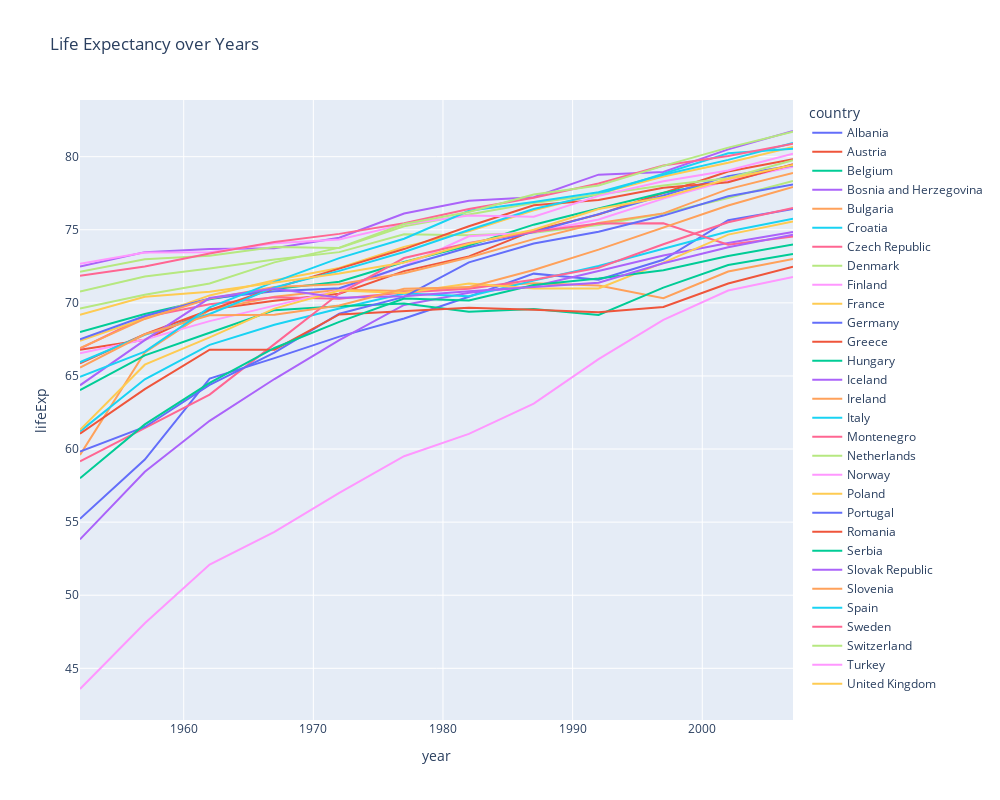

Notebook cell for this chart:
### Code cell
# Creating a line plot of Life Expectancy over the years for each continent
fig = px.line(df[df['continent'] == 'Europe'], x='year', y='lifeExp', 
              color='country', 
              line_group='country', 
              hover_name='country', 
              title='Life Expectancy over Years',
              height = 800, width = 1000)


fig.show()

### Figure 1 — Plotly figure (JSON) as saved in the notebook; plotly's stock layout.template omitted (floating-point values rounded to 4 significant figures)
{"data": [{"hovertemplate": "<b>%{hovertext}</b><br><br>country=Albania<br>year=%{x}<br>lifeExp=%{y}<extra></extra>", "hovertext": ["Albania", "Albania", "Albania", "Albania", "Albania", "Albania", "Albania", "Albania", "Albania", "Albania", "Albania", "Albania"], "legendgroup": "Albania", "line": {"color": "#636efa", "dash": "solid"}, "marker": {"symbol": "circle"}, "mode": "lines", "name": "Albania", "orientation": "v", "showlegend": true, "type": "scatter", "x": [1952, 1957, 1962, 1967, 1972, 1977, 1982, 1987, 1992, 1997, 2002, 2007], "xaxis": "x", "y": [55.23, 59.28, 64.82, 66.22, 67.69, 68.93, 70.42, 72.0, 71.58, 72.95, 75.65, 76.42], "yaxis": "y"}, {"hovertemplate": "<b>%{hovertext}</b><br><br>country=Austria<br>year=%{x}<br>lifeExp=%{y}<extra></extra>", "hovertext": ["Austria", "Austria", "Austria", "Austria", "Austria", "Austria", "Austria", "Austria", "Austria", "Austria", "Austria", "Austria"], "legendgroup": "Austria", "line": {"color": "#EF553B", "dash": "solid"}, "marker": {"symbol": "circle"}, "mode": "lines", "name": "Austria", "orientation": "v", "showlegend": true, "type": "scatter", "x": [1952, 1957, 1962, 1967, 1972, 1977, 1982, 1987, 1992, 1997, 2002, 2007], "xaxis": "x", "y": [66.8, 67.48, 69.54, 70.14, 70.63, 72.17, 73.18, 74.94, 76.04, 77.51, 78.98, 79.83], "yaxis": "y"}, {"hovertemplate": "<b>%{hovertext}</b><br><br>country=Belgium<br>year=%{x}<br>lifeExp=%{y}<extra></extra>", "hovertext": ["Belgium", "Belgium", "Belgium", "Belgium", "Belgium", "Belgium", "Belgium", "Belgium", "Belgium", "Belgium", "Belgium", "Belgium"], "legendgroup": "Belgium", "line": {"color": "#00cc96", "dash": "solid"}, "marker": {"symbol": "circle"}, "mode": "lines", "name": "Belgium", "orientation": "v", "showlegend": true, "type": "scatter", "x": [1952, 1957, 1962, 1967, 1972, 1977, 1982, 1987, 1992, 1997, 2002, 2007], "xaxis": "x", "y": [68.0, 69.24, 70.25, 70.94, 71.44, 72.8, 73.93, 75.35, 76.46, 77.53, 78.32, 79.44], "yaxis": "y"}, {"hovertemplate": "<b>%{hovertext}</b><br><br>country=Bosnia and Herzegovina<br>year=%{x}<br>lifeExp=%{y}<extra></extra>", "hovertext": ["Bosnia and Herzegovina", "Bosnia and Herzegovina", "Bosnia and Herzegovina", "Bosnia and Herzegovina", "Bosnia and Herzegovina", "Bosnia and Herzegovina", "Bosnia and Herzegovina", "Bosnia and Herzegovina", "Bosnia and Herzegovina", "Bosnia and Herzegovina", "Bosnia and Herzegovina", "Bosnia and Herzegovina"], "legendgroup": "Bosnia and Herzegovina", "line": {"color": "#ab63fa", "dash": "solid"}, "marker": {"symbol": "circle"}, "mode": "lines", "name": "Bosnia and Herzegovina", "orientation": "v", "showlegend": true, "type": "scatter", "x": [1952, 1957, 1962, 1967, 1972, 1977, 1982, 1987, 1992, 1997, 2002, 2007], "xaxis": "x", "y": [53.82, 58.45, 61.93, 64.79, 67.45, 69.86, 70.69, 71.14, 72.18, 73.24, 74.09, 74.85], "yaxis": "y"}, {"hovertemplate": "<b>%{hovertext}</b><br><br>country=Bulgaria<br>year=%{x}<br>lifeExp=%{y}<extra></extra>", "hovertext": ["Bulgaria", "Bulgaria", "Bulgaria", "Bulgaria", "Bulgaria", "Bulgaria", "Bulgaria", "Bulgaria", "Bulgaria", "Bulgaria", "Bulgaria", "Bulgaria"], "legendgroup": "Bulgaria", "line": {"color": "#FFA15A", "dash": "solid"}, "marker": {"symbol": "circle"}, "mode": "lines", "name": "Bulgaria", "orientation": "v", "showlegend": true, "type": "scatter", "x": [1952, 1957, 1962, 1967, 1972, 1977, 1982, 1987, 1992, 1997, 2002, 2007], "xaxis": "x", "y": [59.6, 66.61, 69.51, 70.42, 70.9, 70.81, 71.08, 71.34, 71.19, 70.32, 72.14, 73.0], "yaxis": "y"}, {"hovertemplate": "<b>%{hovertext}</b><br><br>country=Croatia<br>year=%{x}<br>lifeExp=%{y}<extra></extra>", "hovertext": ["Croatia", "Croatia", "Croatia", "Croatia", "Croatia", "Croatia", "Croatia", "Croatia", "Croatia", "Croatia", "Croatia", "Croatia"], "legendgroup": "Croatia", "line": {"color": "#19d3f3", "dash": "solid"}, "marker": {"symbol": "circle"}, "mode": "lines", "name": "Croatia", "orientation": "v", "showlegend": true, "type": "scatter", "x": [1952, 1957, 1962, 1967, 1972, 1977, 1982, 1987, 1992, 1997, 2002, 2007], "xaxis": "x", "y": [61.21, 64.77, 67.13, 68.5, 69.61, 70.64, 70.46, 71.52, 72.53, 73.68, 74.88, 75.75], "yaxis": "y"}, {"hovertemplate": "<b>%{hovertext}</b><br><br>country=Czech Republic<br>year=%{x}<br>lifeExp=%{y}<extra></extra>", "hovertext": ["Czech Republic", "Czech Republic", "Czech Republic", "Czech Republic", "Czech Republic", "Czech Republic", "Czech Republic", "Czech Republic", "Czech Republic", "Czech Republic", "Czech Republic", "Czech Republic"], "legendgroup": "Czech Republic", "line": {"color": "#FF6692", "dash": "solid"}, "marker": {"symbol": "circle"}, "mode": "lines", "name": "Czech Republic", "orientation": "v", "showlegend": true, "type": "scatter", "x": [1952, 1957, 1962, 1967, 1972, 1977, 1982, 1987, 1992, 1997, 2002, 2007], "xaxis": "x", "y": [66.87, 69.03, 69.9, 70.38, 70.29, 70.71, 70.96, 71.58, 72.4, 74.01, 75.51, 76.49], "yaxis": "y"}, {"hovertemplate": "<b>%{hovertext}</b><br><br>country=Denmark<br>year=%{x}<br>lifeExp=%{y}<extra></extra>", "hovertext": ["Denmark", "Denmark", "Denmark", "Denmark", "Denmark", "Denmark", "Denmark", "Denmark", "Denmark", "Denmark", "Denmark", "Denmark"], "legendgroup": "Denmark", "line": {"color": "#B6E880", "dash": "solid"}, "marker": {"symbol": "circle"}, "mode": "lines", "name": "Denmark", "orientation": "v", "showlegend": true, "type": "scatter", "x": [1952, 1957, 1962, 1967, 1972, 1977, 1982, 1987, 1992, 1997, 2002, 2007], "xaxis": "x", "y": [70.78, 71.81, 72.35, 72.96, 73.47, 74.69, 74.63, 74.8, 75.33, 76.11, 77.18, 78.33], "yaxis": "y"}, {"hovertemplate": "<b>%{hovertext}</b><br><br>country=Finland<br>year=%{x}<br>lifeExp=%{y}<extra></extra>", "hovertext": ["Finland", "Finland", "Finland", "Finland", "Finland", "Finland", "Finland", "Finland", "Finland", "Finland", "Finland", "Finland"], "legendgroup": "Finland", "line": {"color": "#FF97FF", "dash": "solid"}, "marker": {"symbol": "circle"}, "mode": "lines", "name": "Finland", "orientation": "v", "showlegend": true, "type": "scatter", "x": [1952, 1957, 1962, 1967, 1972, 1977, 1982, 1987, 1992, 1997, 2002, 2007], "xaxis": "x", "y": [66.55, 67.49, 68.75, 69.83, 70.87, 72.52, 74.55, 74.83, 75.7, 77.13, 78.37, 79.31], "yaxis": "y"}, {"hovertemplate": "<b>%{hovertext}</b><br><br>country=France<br>year=%{x}<br>lifeExp=%{y}<extra></extra>", "hovertext": ["France", "France", "France", "France", "France", "France", "France", "France", "France", "France", "France", "France"], "legendgroup": "France", "line": {"color": "#FECB52", "dash": "solid"}, "marker": {"symbol": "circle"}, "mode": "lines", "name": "France", "orientation": "v", "showlegend": true, "type": "scatter", "x": [1952, 1957, 1962, 1967, 1972, 1977, 1982, 1987, 1992, 1997, 2002, 2007], "xaxis": "x", "y": [67.41, 68.93, 70.51, 71.55, 72.38, 73.83, 74.89, 76.34, 77.46, 78.64, 79.59, 80.66], "yaxis": "y"}, {"hovertemplate": "<b>%{hovertext}</b><br><br>country=Germany<br>year=%{x}<br>lifeExp=%{y}<extra></extra>", "hovertext": ["Germany", "Germany", "Germany", "Germany", "Germany", "Germany", "Germany", "Germany", "Germany", "Germany", "Germany", "Germany"], "legendgroup": "Germany", "line": {"color": "#636efa", "dash": "solid"}, "marker": {"symbol": "circle"}, "mode": "lines", "name": "Germany", "orientation": "v", "showlegend": true, "type": "scatter", "x": [1952, 1957, 1962, 1967, 1972, 1977, 1982, 1987, 1992, 1997, 2002, 2007], "xaxis": "x", "y": [67.5, 69.1, 70.3, 70.8, 71.0, 72.5, 73.8, 74.85, 76.07, 77.34, 78.67, 79.41], "yaxis": "y"}, {"hovertemplate": "<b>%{hovertext}</b><br><br>country=Greece<br>year=%{x}<br>lifeExp=%{y}<extra></extra>", "hovertext": ["Greece", "Greece", "Greece", "Greece", "Greece", "Greece", "Greece", "Greece", "Greece", "Greece", "Greece", "Greece"], "legendgroup": "Greece", "line": {"color": "#EF553B", "dash": "solid"}, "marker": {"symbol": "circle"}, "mode": "lines", "name": "Greece", "orientation": "v", "showlegend": true, "type": "scatter", "x": [1952, 1957, 1962, 1967, 1972, 1977, 1982, 1987, 1992, 1997, 2002, 2007], "xaxis": "x", "y": [65.86, 67.86, 69.51, 71.0, 72.34, 73.68, 75.24, 76.67, 77.03, 77.87, 78.26, 79.48], "yaxis": "y"}, {"hovertemplate": "<b>%{hovertext}</b><br><br>country=Hungary<br>year=%{x}<br>lifeExp=%{y}<extra></extra>", "hovertext": ["Hungary", "Hungary", "Hungary", "Hungary", "Hungary", "Hungary", "Hungary", "Hungary", "Hungary", "Hungary", "Hungary", "Hungary"], "legendgroup": "Hungary", "line": {"color": "#00cc96", "dash": "solid"}, "marker": {"symbol": "circle"}, "mode": "lines", "name": "Hungary", "orientation": "v", "showlegend": true, "type": "scatter", "x": [1952, 1957, 1962, 1967, 1972, 1977, 1982, 1987, 1992, 1997, 2002, 2007], "xaxis": "x", "y": [64.03, 66.41, 67.96, 69.5, 69.76, 69.95, 69.39, 69.58, 69.17, 71.04, 72.59, 73.34], "yaxis": "y"}, {"hovertemplate": "<b>%{hovertext}</b><br><br>country=Iceland<br>year=%{x}<br>lifeExp=%{y}<extra></extra>", "hovertext": ["Iceland", "Iceland", "Iceland", "Iceland", "Iceland", "Iceland", "Iceland", "Iceland", "Iceland", "Iceland", "Iceland", "Iceland"], "legendgroup": "Iceland", "line": {"color": "#ab63fa", "dash": "solid"}, "marker": {"symbol": "circle"}, "mode": "lines", "name": "Iceland", "orientation": "v", "showlegend": true, "type": "scatter", "x": [1952, 1957, 1962, 1967, 1972, 1977, 1982, 1987, 1992, 1997, 2002, 2007], "xaxis": "x", "y": [72.49, 73.47, 73.68, 73.73, 74.46, 76.11, 76.99, 77.23, 78.77, 78.95, 80.5, 81.76], "yaxis": "y"}, {"hovertemplate": "<b>%{hovertext}</b><br><br>country=Ireland<br>year=%{x}<br>lifeExp=%{y}<extra></extra>", "hovertext": ["Ireland", "Ireland", "Ireland", "Ireland", "Ireland", "Ireland", "Ireland", "Ireland", "Ireland", "Ireland", "Ireland", "Ireland"], "legendgroup": "Ireland", "line": {"color": "#FFA15A", "dash": "solid"}, "marker": {"symbol": "circle"}, "mode": "lines", "name": "Ireland", "orientation": "v", "showlegend": true, "type": "scatter", "x": [1952, 1957, 1962, 1967, 1972, 1977, 1982, 1987, 1992, 1997, 2002, 2007], "xaxis": "x", "y": [66.91, 68.9, 70.29, 71.08, 71.28, 72.03, 73.1, 74.36, 75.47, 76.12, 77.78, 78.89], "yaxis": "y"}, {"hovertemplate": "<b>%{hovertext}</b><br><br>country=Italy<br>year=%{x}<br>lifeExp=%{y}<extra></extra>", "hovertext": ["Italy", "Italy", "Italy", "Italy", "Italy", "Italy", "Italy", "Italy", "Italy", "Italy", "Italy", "Italy"], "legendgroup": "Italy", "line": {"color": "#19d3f3", "dash": "solid"}, "marker": {"symbol": "circle"}, "mode": "lines", "name": "Italy", "orientation": "v", "showlegend": true, "type": "scatter", "x": [1952, 1957, 1962, 1967, 1972, 1977, 1982, 1987, 1992, 1997, 2002, 2007], "xaxis": "x", "y": [65.94, 67.81, 69.24, 71.06, 72.19, 73.48, 74.98, 76.42, 77.44, 78.82, 80.24, 80.55], "yaxis": "y"}, {"hovertemplate": "<b>%{hovertext}</b><br><br>country=Montenegro<br>year=%{x}<br>lifeExp=%{y}<extra></extra>", "hovertext": ["Montenegro", "Montenegro", "Montenegro", "Montenegro", "Montenegro", "Montenegro", "Montenegro", "Montenegro", "Montenegro", "Montenegro", "Montenegro", "Montenegro"], "legendgroup": "Montenegro", "line": {"color": "#FF6692", "dash": "solid"}, "marker": {"symbol": "circle"}, "mode": "lines", "name": "Montenegro", "orientation": "v", "showlegend": true, "type": "scatter", "x": [1952, 1957, 1962, 1967, 1972, 1977, 1982, 1987, 1992, 1997, 2002, 2007], "xaxis": "x", "y": [59.16, 61.45, 63.73, 67.18, 70.64, 73.07, 74.1, 74.86, 75.44, 75.44, 73.98, 74.54], "yaxis": "y"}, {"hovertemplate": "<b>%{hovertext}</b><br><br>country=Netherlands<br>year=%{x}<br>lifeExp=%{y}<extra></extra>", "hovertext": ["Netherlands", "Netherlands", "Netherlands", "Netherlands", "Netherlands", "Netherlands", "Netherlands", "Netherlands", "Netherlands", "Netherlands", "Netherlands", "Netherlands"], "legendgroup": "Netherlands", "line": {"color": "#B6E880", "dash": "solid"}, "marker": {"symbol": "circle"}, "mode": "lines", "name": "Netherlands", "orientation": "v", "showlegend": true, "type": "scatter", "x": [1952, 1957, 1962, 1967, 1972, 1977, 1982, 1987, 1992, 1997, 2002, 2007], "xaxis": "x", "y": [72.13, 72.99, 73.23, 73.82, 73.75, 75.24, 76.05, 76.83, 77.42, 78.03, 78.53, 79.76], "yaxis": "y"}, {"hovertemplate": "<b>%{hovertext}</b><br><br>country=Norway<br>year=%{x}<br>lifeExp=%{y}<extra></extra>", "hovertext": ["Norway", "Norway", "Norway", "Norway", "Norway", "Norway", "Norway", "Norway", "Norway", "Norway", "Norway", "Norway"], "legendgroup": "Norway", "line": {"color": "#FF97FF", "dash": "solid"}, "marker": {"symbol": "circle"}, "mode": "lines", "name": "Norway", "orientation": "v", "showlegend": true, "type": "scatter", "x": [1952, 1957, 1962, 1967, 1972, 1977, 1982, 1987, 1992, 1997, 2002, 2007], "xaxis": "x", "y": [72.67, 73.44, 73.47, 74.08, 74.34, 75.37, 75.97, 75.89, 77.32, 78.32, 79.05, 80.2], "yaxis": "y"}, {"hovertemplate": "<b>%{hovertext}</b><br><br>country=Poland<br>year=%{x}<br>lifeExp=%{y}<extra></extra>", "hovertext": ["Poland", "Poland", "Poland", "Poland", "Poland", "Poland", "Poland", "Poland", "Poland", "Poland", "Poland", "Poland"], "legendgroup": "Poland", "line": {"color": "#FECB52", "dash": "solid"}, "marker": {"symbol": "circle"}, "mode": "lines", "name": "Poland", "orientation": "v", "showlegend": true, "type": "scatter", "x": [1952, 1957, 1962, 1967, 1972, 1977, 1982, 1987, 1992, 1997, 2002, 2007], "xaxis": "x", "y": [61.31, 65.77, 67.64, 69.61, 70.85, 70.67, 71.32, 70.98, 70.99, 72.75, 74.67, 75.56], "yaxis": "y"}, {"hovertemplate": "<b>%{hovertext}</b><br><br>country=Portugal<br>year=%{x}<br>lifeExp=%{y}<extra></extra>", "hovertext": ["Portugal", "Portugal", "Portugal", "Portugal", "Portugal", "Portugal", "Portugal", "Portugal", "Portugal", "Portugal", "Portugal", "Portugal"], "legendgroup": "Portugal", "line": {"color": "#636efa", "dash": "solid"}, "marker": {"symbol": "circle"}, "mode": "lines", "name": "Portugal", "orientation": "v", "showlegend": true, "type": "scatter", "x": [1952, 1957, 1962, 1967, 1972, 1977, 1982, 1987, 1992, 1997, 2002, 2007], "xaxis": "x", "y": [59.82, 61.51, 64.39, 66.6, 69.26, 70.41, 72.77, 74.06, 74.86, 75.97, 77.29, 78.1], "yaxis": "y"}, {"hovertemplate": "<b>%{hovertext}</b><br><br>country=Romania<br>year=%{x}<br>lifeExp=%{y}<extra></extra>", "hovertext": ["Romania", "Romania", "Romania", "Romania", "Romania", "Romania", "Romania", "Romania", "Romania", "Romania", "Romania", "Romania"], "legendgroup": "Romania", "line": {"color": "#EF553B", "dash": "solid"}, "marker": {"symbol": "circle"}, "mode": "lines", "name": "Romania", "orientation": "v", "showlegend": true, "type": "scatter", "x": [1952, 1957, 1962, 1967, 1972, 1977, 1982, 1987, 1992, 1997, 2002, 2007], "xaxis": "x", "y": [61.05, 64.1, 66.8, 66.8, 69.21, 69.46, 69.66, 69.53, 69.36, 69.72, 71.32, 72.48], "yaxis": "y"}, {"hovertemplate": "<b>%{hovertext}</b><br><br>country=Serbia<br>year=%{x}<br>lifeExp=%{y}<extra></extra>", "hovertext": ["Serbia", "Serbia", "Serbia", "Serbia", "Serbia", "Serbia", "Serbia", "Serbia", "Serbia", "Serbia", "Serbia", "Serbia"], "legendgroup": "Serbia", "line": {"color": "#00cc96", "dash": "solid"}, "marker": {"symbol": "circle"}, "mode": "lines", "name": "Serbia", "orientation": "v", "showlegend": true, "type": "scatter", "x": [1952, 1957, 1962, 1967, 1972, 1977, 1982, 1987, 1992, 1997, 2002, 2007], "xaxis": "x", "y": [58.0, 61.69, 64.53, 66.91, 68.7, 70.3, 70.16, 71.22, 71.66, 72.23, 73.21, 74.0], "yaxis": "y"}, {"hovertemplate": "<b>%{hovertext}</b><br><br>country=Slovak Republic<br>year=%{x}<br>lifeExp=%{y}<extra></extra>", "hovertext": ["Slovak Republic", "Slovak Republic", "Slovak Republic", "Slovak Republic", "Slovak Republic", "Slovak Republic", "Slovak Republic", "Slovak Republic", "Slovak Republic", "Slovak Republic", "Slovak Republic", "Slovak Republic"], "legendgroup": "Slovak Republic", "line": {"color": "#ab63fa", "dash": "solid"}, "marker": {"symbol": "circle"}, "mode": "lines", "name": "Slovak Republic", "orientation": "v", "showlegend": true, "type": "scatter", "x": [1952, 1957, 1962, 1967, 1972, 1977, 1982, 1987, 1992, 1997, 2002, 2007], "xaxis": "x", "y": [64.36, 67.45, 70.33, 70.98, 70.35, 70.45, 70.8, 71.08, 71.38, 72.71, 73.8, 74.66], "yaxis": "y"}, {"hovertemplate": "<b>%{hovertext}</b><br><br>country=Slovenia<br>year=%{x}<br>lifeExp=%{y}<extra></extra>", "hovertext": ["Slovenia", "Slovenia", "Slovenia", "Slovenia", "Slovenia", "Slovenia", "Slovenia", "Slovenia", "Slovenia", "Slovenia", "Slovenia", "Slovenia"], "legendgroup": "Slovenia", "line": {"color": "#FFA15A", "dash": "solid"}, "marker": {"symbol": "circle"}, "mode": "lines", "name": "Slovenia", "orientation": "v", "showlegend": true, "type": "scatter", "x": [1952, 1957, 1962, 1967, 1972, 1977, 1982, 1987, 1992, 1997, 2002, 2007], "xaxis": "x", "y": [65.57, 67.85, 69.15, 69.18, 69.82, 70.97, 71.06, 72.25, 73.64, 75.13, 76.66, 77.93], "yaxis": "y"}, {"hovertemplate": "<b>%{hovertext}</b><br><br>country=Spain<br>year=%{x}<br>lifeExp=%{y}<extra></extra>", "hovertext": ["Spain", "Spain", "Spain", "Spain", "Spain", "Spain", "Spain", "Spain", "Spain", "Spain", "Spain", "Spain"], "legendgroup": "Spain", "line": {"color": "#19d3f3", "dash": "solid"}, "marker": {"symbol": "circle"}, "mode": "lines", "name": "Spain", "orientation": "v", "showlegend": true, "type": "scatter", "x": [1952, 1957, 1962, 1967, 1972, 1977, 1982, 1987, 1992, 1997, 2002, 2007], "xaxis": "x", "y": [64.94, 66.66, 69.69, 71.44, 73.06, 74.39, 76.3, 76.9, 77.57, 78.77, 79.78, 80.94], "yaxis": "y"}, {"hovertemplate": "<b>%{hovertext}</b><br><br>country=Sweden<br>year=%{x}<br>lifeExp=%{y}<extra></extra>", "hovertext": ["Sweden", "Sweden", "Sweden", "Sweden", "Sweden", "Sweden", "Sweden", "Sweden", "Sweden", "Sweden", "Sweden", "Sweden"], "legendgroup": "Sweden", "line": {"color": "#FF6692", "dash": "solid"}, "marker": {"symbol": "circle"}, "mode": "lines", "name": "Sweden", "orientation": "v", "showlegend": true, "type": "scatter", "x": [1952, 1957, 1962, 1967, 1972, 1977, 1982, 1987, 1992, 1997, 2002, 2007], "xaxis": "x", "y": [71.86, 72.49, 73.37, 74.16, 74.72, 75.44, 76.42, 77.19, 78.16, 79.39, 80.04, 80.88], "yaxis": "y"}, {"hovertemplate": "<b>%{hovertext}</b><br><br>country=Switzerland<br>year=%{x}<br>lifeExp=%{y}<extra></extra>", "hovertext": ["Switzerland", "Switzerland", "Switzerland", "Switzerland", "Switzerland", "Switzerland", "Switzerland", "Switzerland", "Switzerland", "Switzerland", "Switzerland", "Switzerland"], "legendgroup": "Switzerland", "line": {"color": "#B6E880", "dash": "solid"}, "marker": {"symbol": "circle"}, "mode": "lines", "name": "Switzerland", "orientation": "v", "showlegend": true, "type": "scatter", "x": [1952, 1957, 1962, 1967, 1972, 1977, 1982, 1987, 1992, 1997, 2002, 2007], "xaxis": "x", "y": [69.62, 70.56, 71.32, 72.77, 73.78, 75.39, 76.21, 77.41, 78.03, 79.37, 80.62, 81.7], "yaxis": "y"}, {"hovertemplate": "<b>%{hovertext}</b><br><br>country=Turkey<br>year=%{x}<br>lifeExp=%{y}<extra></extra>", "hovertext": ["Turkey", "Turkey", "Turkey", "Turkey", "Turkey", "Turkey", "Turkey", "Turkey", "Turkey", "Turkey", "Turkey", "Turkey"], "legendgroup": "Turkey", "line": {"color": "#FF97FF", "dash": "solid"}, "marker": {"symbol": "circle"}, "mode": "lines", "name": "Turkey", "orientation": "v", "showlegend": true, "type": "scatter", "x": [1952, 1957, 1962, 1967, 1972, 1977, 1982, 1987, 1992, 1997, 2002, 2007], "xaxis": "x", "y": [43.59, 48.08, 52.1, 54.34, 57.01, 59.51, 61.04, 63.11, 66.15, 68.83, 70.84, 71.78], "yaxis": "y"}, {"hovertemplate": "<b>%{hovertext}</b><br><br>country=United Kingdom<br>year=%{x}<br>lifeExp=%{y}<extra></extra>", "hovertext": ["United Kingdom", "United Kingdom", "United Kingdom", "United Kingdom", "United Kingdom", "United Kingdom", "United Kingdom", "United Kingdom", "United Kingdom", "United Kingdom", "United Kingdom", "United Kingdom"], "legendgroup": "United Kingdom", "line": {"color": "#FECB52", "dash": "solid"}, "marker": {"symbol": "circle"}, "mode": "lines", "name": "United Kingdom", "orientation": "v", "showlegend": true, "type": "scatter", "x": [1952, 1957, 1962, 1967, 1972, 1977, 1982, 1987, 1992, 1997, 2002, 2007], "xaxis": "x", "y": [69.18, 70.42, 70.76, 71.36, 72.01, 72.76, 74.04, 75.01, 76.42, 77.22, 78.47, 79.42], "yaxis": "y"}], "layout": {"height": 800, "legend": {"title": {"text": "country"}, "tracegroupgap": 0}, "title": {"text": "Life Expectancy over Years"}, "width": 1000, "xaxis": {"anchor": "y", "domain": [0, 1], "title": {"text": "year"}}, "yaxis": {"anchor": "x", "domain": [0, 1], "title": {"text": "lifeExp"}}}}
